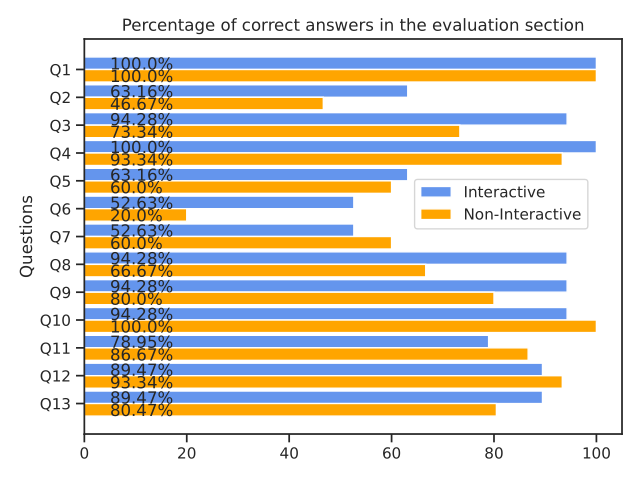

Write the Python code that produced this figure.
import matplotlib as mpl

mpl.use("pgf")

import matplotlib.pyplot as plt
import seaborn as sns
import numpy as np

fig = plt.figure()

fig.set_size_inches(5.90666, 5)

sns.set(style="ticks")

colors = sns.color_palette("colorblind")


total = 34
questions = [
    "Q1",
    "Q2",
    "Q3",
    "Q4",
    "Q5",
    "Q6",
    "Q7",
    "Q8",
    "Q9",
    "Q10",
    "Q11",
    "Q12",
    "Q13",
]

data1 = [
    100.00,
    63.16,
    94.28,
    100.00,
    63.16,
    52.64,
    52.63,
    94.28,
    94.28,
    94.28,
    78.95,
    89.47,
    89.47,
]


data2 = [
    100.00,
    46.67,
    73.34,
    93.34,
    60.00,
    20.00,
    60.00,
    66.67,
    80.00,
    100.00,
    86.67,
    93.34,
    80.47,
]

x = np.arange(len(questions))  # the label locations
width = 0.45  # the width of the bars

fig, ax = plt.subplots()
rects1 = ax.barh(x - width/2, data1 , width, label='Interactive')
rects2 = ax.barh(x + width/2, data2, width, label='Non-Interactive')
plt.gca().invert_yaxis()

# Add some text for labels, title and custom x-axis tick labels, etc.
ax.set_ylabel('Questions')
ax.set_label('Percentage')
ax.set_title('Percentage of correct answers in the evaluation section')
ax.set_yticks(x, questions)
ax.legend(bbox_to_anchor=(0.6,0.5))

ax.bar_label(rects1, padding=1, label_type='center', fmt='%.2f')
ax.bar_label(rects2, padding=3, label_type='center', fmt='%.2f')

plt.tight_layout()
fig.savefig("plot.png", dpi=100)
fig.savefig("plot.pgf", format="pgf", bbox_inches="tight", transparent=True)
